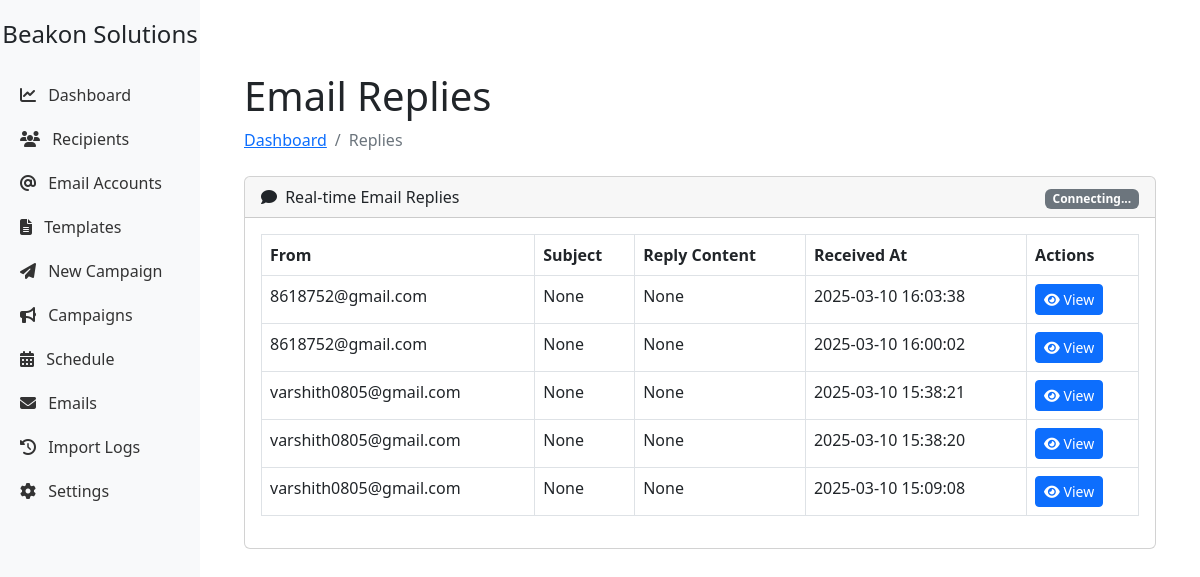
Screenshot of /replies with the database file from the repository.
### app/models/models.py (models this page shows, shortened)
class Email(db.Model):
    __table_args__ = {'extend_existing': True}
    id = db.Column(db.Integer, primary_key=True)
    account_id = db.Column(db.Integer, db.ForeignKey('email_account.id'), nullable=False)
    recipient_id = db.Column(db.Integer, db.ForeignKey('recipient.id'), nullable=False)
    template_id = db.Column(db.Integer, db.ForeignKey('email_template.id'))
    campaign_id = db.Column(db.Integer, db.ForeignKey('campaign.id'), nullable=True)
    subject = db.Column(db.String(255), nullable=False)
    body = db.Column(db.Text, nullable=False)
    status = db.Column(db.Enum(EmailStatus), default=EmailStatus.PENDING)
    scheduled_at = db.Column(db.DateTime)
    sent_at = db.Column(db.DateTime)
    response_received_at = db.Column(db.DateTime)
    response_subject = db.Column(db.String(255), nullable=True)
    response_content = db.Column(db.Text, nullable=True)  # Store the reply content here
    is_follow_up = db.Column(db.Boolean, default=False)
    parent_email_id = db.Column(db.Integer, db.ForeignKey('email.id'))
    created_at = db.Column(db.DateTime, default=datetime.utcnow)
    updated_at = db.Column(db.DateTime, default=datetime.utcnow, onupdate=datetime.utcnow)
    follow_ups = db.relationship(
        'Email',
        backref=db.backref('parent', remote_side=[id]),
        lazy='dynamic'
    )
    template = db.relationship('EmailTemplate')
    campaign = db.relationship('Campaign', backref=db.backref('emails', lazy='dynamic'))

class Recipient(db.Model):
    __table_args__ = {'extend_existing': True}
    id = db.Column(db.Integer, primary_key=True)
    email = db.Column(db.String(120), unique=True, nullable=False)
    first_name = db.Column(db.String(50))
    is_active = db.Column(db.Boolean, default=True)
    created_at = db.Column(db.DateTime, default=datetime.utcnow)
    updated_at = db.Column(db.DateTime, default=datetime.utcnow, onupdate=datetime.utcnow)
    emails = db.relationship('Email', backref='recipient', lazy=True)

### app/controllers/routes.py (the view)
@app.route('/replies')
def replies():
    replied_emails = Email.query.filter(
        Email.status == EmailStatus.RESPONDED
    ).order_by(Email.response_received_at.desc()).all()
    return render_template('replies.html', replied_emails=replied_emails)

### app/templates/replies.html (shortened to what this page needs)
{% extends "base.html" %}
{% block content %}
<div class="container-fluid px-4">
    <h1 class="mt-4">Email Replies</h1>
    <ol class="breadcrumb mb-4">
        <li class="breadcrumb-item"><a href="{{ url_for('index') }}">Dashboard</a></li>
        <li class="breadcrumb-item active">Replies</li>
    </ol>
    <div class="card mb-4">
        <div class="card-header">
            <i class="fas fa-comment me-1"></i>
            Real-time Email Replies
            <div class="float-end">
                <span id="connection-status" class="badge bg-secondary">Connecting...</span>
            </div>
        </div>
        <div class="card-body">
            <div class="table-responsive">
                <table class="table table-bordered table-hover" id="repliesTable">
                    <thead>
                        <tr>
                            <th>From</th>
                            <th>Subject</th>
                            <th>Reply Content</th>
                            <th>Received At</th>
                            <th>Actions</th>
                        </tr>
                    </thead>
                    <tbody>
                        {% for email in replied_emails %}
                        <tr>
                            <td>{{ email.recipient.email }}</td>
                            <td>{{ email.response_subject }}</td>
                            <td>
                                <div class="reply-content" style="max-height: 100px; overflow-y: auto;">
                                    {{ email.response_content | safe }}
                                </div>
                            </td>
                            <td>{{ email.response_received_at.strftime('%Y-%m-%d %H:%M:%S') }}</td>
                            <td>
                                <a href="{{ url_for('view_email', id=email.id) }}" class="btn btn-sm btn-primary">
                                    <i class="fas fa-eye"></i> View
                                </a>
                            </td>
                        </tr>
                        {% endfor %}
                    </tbody>
                </table>
            </div>
        </div>
    </div>
</div>
{% endblock %}

### rows the page displays
Email: recipient.email "8618752@gmail.com", response_subject "None", response_content "None", response_received_at "2025-03-10 16:03:38"
Email: recipient.email "8618752@gmail.com", response_subject "None", response_content "None", response_received_at "2025-03-10 16:00:02"
Email: recipient.email "varshith0805@gmail.com", response_subject "None", response_content "None", response_received_at "2025-03-10 15:38:21"
Email: recipient.email "varshith0805@gmail.com", response_subject "None", response_content "None", response_received_at "2025-03-10 15:38:20"
Email: recipient.email "varshith0805@gmail.com", response_subject "None", response_content "None", response_received_at "2025-03-10 15:09:08"
